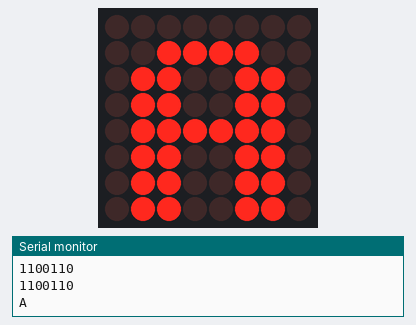
Recording of a sketch running on a simulated Arduino Uno, built with avr-gcc and run on an emulated ATmega328P. Shown: 8×8 LED matrix, the last lines printed to the serial monitor. Wiring (inferred from the names in the program): LED matrix (orientation assumed): rows pin 10, pin 11, pin 12, pin 13, A0, A1, A2, A3; columns pin 2, pin 3, pin 4, pin 5, pin 6, pin 7, pin 8, pin 9.

Above: at 0.1 s.
At 3.7 s:
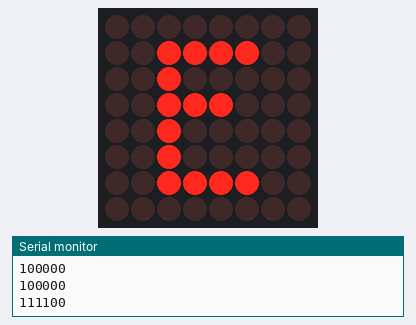
At 10.1 s:
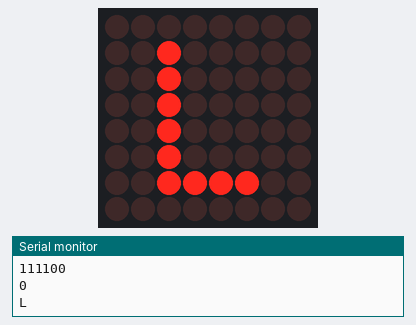
At 19.1 s:
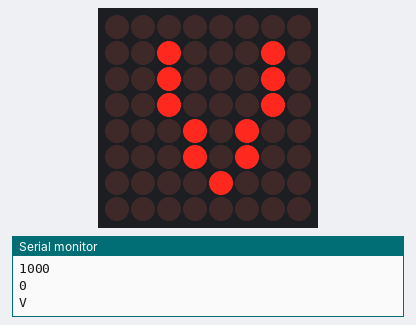
At 29.1 s:
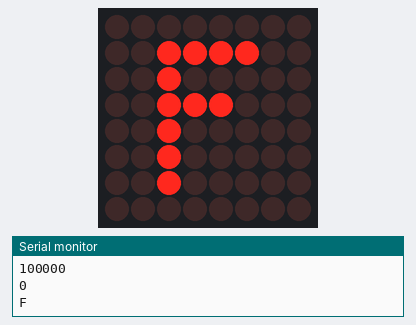
At 39.0 s:
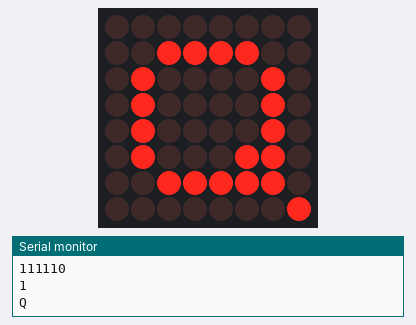

Measured:
- what the display in image 0 shows lasts 1.0 s, from 0.0 s to 1.0 s

The sketch:

Project_11.ino
```cpp
////////////////////////////////////////////
///////// Atoms Labs -  @atomslabs /////////
///////// Arduino Kit - Project 11 //////////
////////////////////////////////////////////
byte A[] = {B00000000,B00111100,B01100110,B01100110,B01111110,B01100110,B01100110,B01100110};
byte B[] = {B01111000,B01001000,B01001000,B01110000,B01001000,B01000100,B01000100,B01111100};
byte C[] = {B00000000,B00011110,B00100000,B01000000,B01000000,B01000000,B00100000,B00011110};
byte D[] = {B00000000,B00111000,B00100100,B00100010,B00100010,B00100100,B00111000,B00000000};
byte E[] = {B00000000,B00111100,B00100000,B00111000,B00100000,B00100000,B00111100,B00000000};
byte F[] = {B00000000,B00111100,B00100000,B00111000,B00100000,B00100000,B00100000,B00000000};
byte G[] = {B00000000,B00111110,B00100000,B00100000,B00101110,B00100010,B00111110,B00000000};
byte H[] = {B00000000,B00100100,B00100100,B00111100,B00100100,B00100100,B00100100,B00000000};
byte I[] = {B00000000,B00111000,B00010000,B00010000,B00010000,B00010000,B00111000,B00000000};
byte J[] = {B00000000,B00011100,B00001000,B00001000,B00001000,B00101000,B00111000,B00000000};
byte K[] = {B00000000,B00100100,B00101000,B00110000,B00101000,B00100100,B00100100,B00000000};
byte L[] = {B00000000,B00100000,B00100000,B00100000,B00100000,B00100000,B00111100,B00000000};
byte M[] = {B00000000,B00000000,B01000100,B10101010,B10010010,B10000010,B10000010,B00000000};
byte N[] = {B00000000,B00100010,B00110010,B00101010,B00100110,B00100010,B00000000,B00000000};
byte O[] = {B00000000,B00111100,B01000010,B01000010,B01000010,B01000010,B00111100,B00000000};
byte P[] = {B00000000,B00111000,B00100100,B00100100,B00111000,B00100000,B00100000,B00000000};
byte Q[] = {B00000000,B00111100,B01000010,B01000010,B01000010,B01000110,B00111110,B00000001};
byte R[] = {B00000000,B00111000,B00100100,B00100100,B00111000,B00100100,B00100100,B00000000};
byte S[] = {B00000000,B00111100,B00100000,B00111100,B00000100,B00000100,B00111100,B00000000};
byte T[] = {B00000000,B01111100,B00010000,B00010000,B00010000,B00010000,B00010000,B00000000};
byte U[] = {B00000000,B01000010,B01000010,B01000010,B01000010,B00100100,B00011000,B00000000};
byte V[] = {B00000000,B00100010,B00100010,B00100010,B00010100,B00010100,B00001000,B00000000};
byte W[] = {B00000000,B10000010,B10010010,B01010100,B01010100,B00101000,B00000000,B00000000};
byte X[] = {B00000000,B01000010,B00100100,B00011000,B00011000,B00100100,B01000010,B00000000};
byte Y[] = {B00000000,B01000100,B00101000,B00010000,B00010000,B00010000,B00010000,B00000000};
byte Z[] = {B00000000,B00111100,B00000100,B00001000,B00010000,B00100000,B00111100,B00000000};

char letters_chars[26] = {'A','B','C','D','E','F','G','H','I','J','K','L','M','N','O','P','Q','R','S','T','U','V','W','X','Y','Z'};
byte* letters[26] = {A,B,C,D,E,F,G,H,I,J,K,L,M,N,O,P,Q,R,S,T,U,V,W,X,Y,Z};
uint8_t rowPins[8]={10,11,12,13,A0,A1,A2,A3};
uint8_t colPins[8]={ 2, 3, 4, 5, 6, 7, 8, 9};

void setup() {
  Serial.begin(9600);
  // Turn everything to low
  for(int i=0; i<8; i++) {
    pinMode(colPins[i],OUTPUT);
    pinMode(rowPins[i],OUTPUT);
  }
}

void loop() {
   for(int i=0;i<27;i++)
   {
    for(int j = 0; j < 8; j++){
      Serial.println(letters[i][j],2);
    }
    Serial.println(letters_chars[i]);
    drawLetter(letters[i]);Serial.println("--------Another Letter--------");
   }
}
void drawLetter(byte* character)
{
  for(int delays=0;delays<100;delays++){
    for(int row=0; row<8; row++)
     { // iterate each row
      for(int k=0; k<8; k++) // Cleanup cols
      digitalWrite(colPins[k],HIGH);
      digitalWrite(rowPins[row], HIGH);
      for(int col=0; col<8; col++) // prepare to write the row
      {
        digitalWrite(colPins[7-col], character[row] & 1 << col ? LOW : HIGH);
      }
      delay(1);
      digitalWrite(rowPins[row],LOW);
    }
  }
}
```
